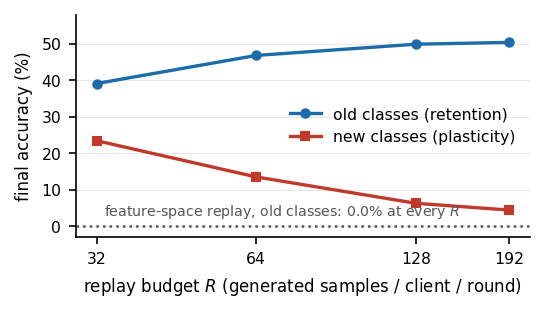

Write the Python code that produced this figure.
#!/usr/bin/env python3
"""Figure 1: replay budget against old- and new-class accuracy, NYC Taxi.

The one chart the paper needs. It carries an argument a table does not: the
two curves cross, so R is not a hyperparameter to tune but a dial between two
failure modes -- and the horizontal line marks where feature-space replay sits,
unable to move along the curve at all because its gradient never reaches the
backbone.

    python3 fig_budget.py            -> fig_budget.pdf (+ .png to eyeball)

Numbers are from analyze.py retention on r_nyc_R{32,64,128} (3 seeds) and
r_nyc (5 seeds, R=192). Edit DATA if you rerun with different budgets.
"""

import matplotlib
matplotlib.use("Agg")
import matplotlib.pyplot as plt

# R : (old-class accuracy %, new-class accuracy %)
DATA = {32: (39.08, 23.42),
        64: (46.78, 13.48),
        128: (49.86, 6.26),
        192: (50.36, 4.40)}

# feature-space replay, same dataset: retains nothing at any budget
FEATURE_OLD = 0.00

R = sorted(DATA)
old = [DATA[r][0] for r in R]
new = [DATA[r][1] for r in R]

# IEEE single column is 3.5in; keep the font at 8pt so it stays legible
# after LaTeX scales nothing.
plt.rcParams.update({
    "font.size": 8,
    "axes.labelsize": 8,
    "legend.fontsize": 7.5,
    "xtick.labelsize": 7.5,
    "ytick.labelsize": 7.5,
    "axes.spines.top": False,
    "axes.spines.right": False,
    "figure.dpi": 150,
})

fig, ax = plt.subplots(figsize=(3.5, 1.95))

ax.plot(R, old, marker="o", ms=4, lw=1.6, color="#1b6ca8",
        label="old classes (retention)")
ax.plot(R, new, marker="s", ms=4, lw=1.6, color="#c0392b",
        label="new classes (plasticity)")
ax.axhline(FEATURE_OLD, ls=":", lw=1.2, color="#555555")
ax.text(33, 1.6, "feature-space replay, old classes: 0.0% at every $R$",
        fontsize=6.8, color="#555555", va="bottom")

ax.set_xscale("log", base=2)
ax.set_xticks(R)
ax.set_xticklabels([str(r) for r in R])
ax.set_xlabel("replay budget $R$ (generated samples / client / round)")
ax.set_ylabel("final accuracy (%)")
ax.set_ylim(-3, 58)
ax.grid(axis="y", lw=0.4, alpha=0.35)
ax.legend(frameon=False, loc="center right")

fig.tight_layout(pad=0.3)
fig.savefig("fig_budget.pdf", bbox_inches="tight")
fig.savefig("fig_budget.png", bbox_inches="tight")
print("wrote fig_budget.pdf and fig_budget.png")
